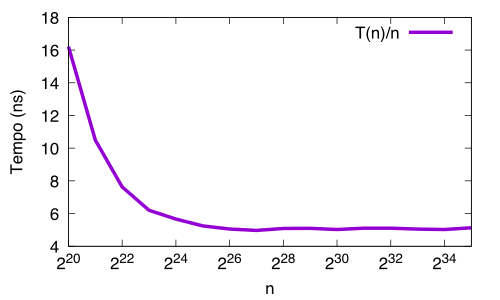

gnuplot code for this plot:
set term pdf enhanced color font "Helvetica,18"
set xlabel "n"
set ylabel "Tempo (ns)"
set format x "2^{%.0f}"
plot [20:35] "counter.txt" using 1:($3*1000000/$2) with lines lw 5 title "T(n)/n"
